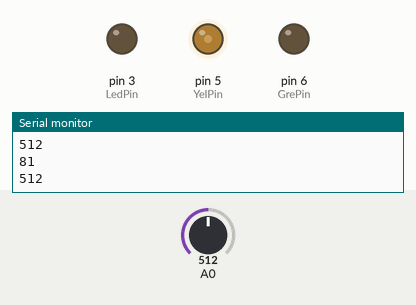
Recording of a sketch running on a simulated Arduino Uno, built with avr-gcc and run on an emulated ATmega328P. Shown: output pins drawn as LEDs (lit = HIGH), the last lines printed to the serial monitor. The inputs (shaded band) are chosen by the test bench; at power-on: A0 = 512.

Above: at 1.2 s.
1.3 s: A0 set to 340
At 2.1 s:
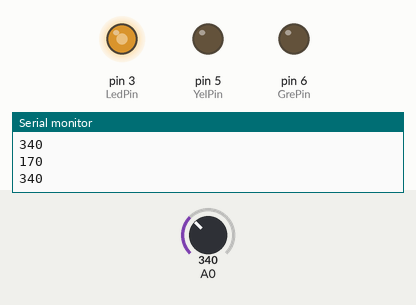
2.9 s: A0 set to 360
At 3.6 s:
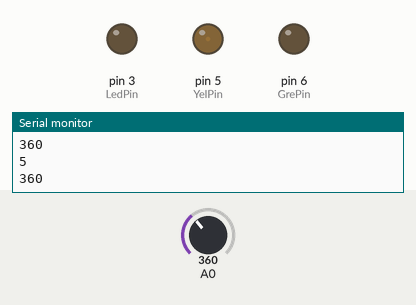
4.5 s: A0 set to 122
At 5.1 s:
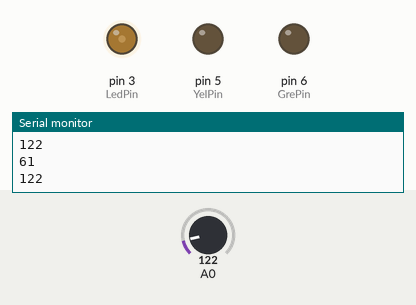
6.1 s: A0 set to 0
At 6.5 s:
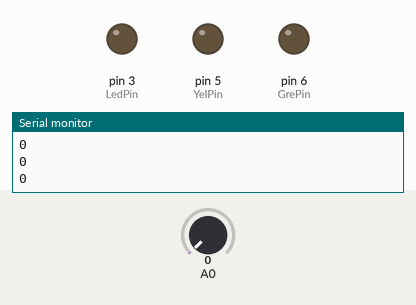
7.7 s: A0 set to 710
At 9.0 s:
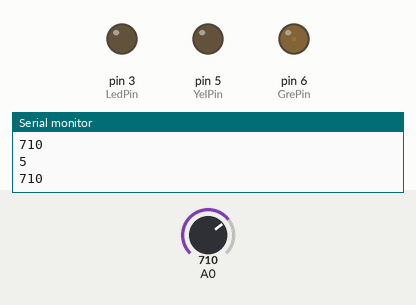
9.3 s: A0 set to 690
At 10.6 s:
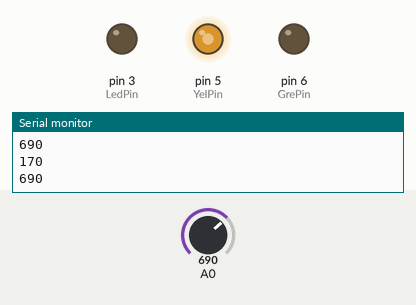
Timing chart, 0 to 11.9 s (numbered marks = the images above; inputs shaded):
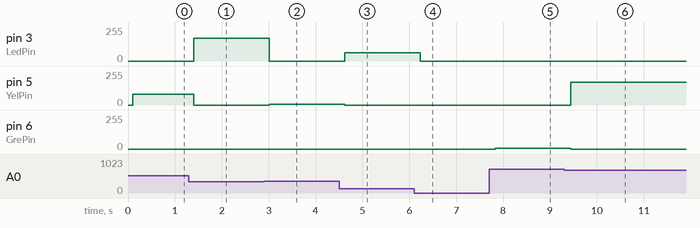

Measured:
- after the input at 1.3 s, pin 3 (LedPin): 0/255 → 170/255 after 0.11 s; pin 5 (YelPin): 81/255 → 0/255 after 0.11 s
- after the input at 2.9 s, pin 3 (LedPin): 170/255 → 0/255 after 0.11 s; pin 5 (YelPin): 0/255 → 5/255 after 0.11 s
- after the input at 4.5 s, pin 3 (LedPin): 0/255 → 61/255 after 0.12 s; pin 5 (YelPin): 5/255 → 0/255 after 0.12 s
- after the input at 6.1 s, pin 3 (LedPin): 61/255 → 0/255 after 0.13 s
- after the input at 7.7 s, pin 6 (GrePin): 0/255 → 5/255 after 0.13 s
- after the input at 9.3 s, pin 5 (YelPin): 0/255 → 170/255 after 0.14 s; pin 6 (GrePin): 5/255 → 0/255 after 0.14 s

The sketch:

Change_LED_Bright.ino
```cpp
int val = 0;
int LedPin = 3;
int YelPin = 5;
int GrePin = 6;

void setup() {
  Serial.begin(9600);
}

void loop() {
  val = analogRead(A0); //1023
  Serial.println(val);
  delay(100);

  if(val<350){
    int val1 = val/2;
    analogWrite(LedPin, val1);
    analogWrite(YelPin, LOW);
    analogWrite(GrePin, LOW);
    Serial.println(val1);
  }
  else if(val > 350 && val < 700){
    analogWrite(LedPin, LOW);
    analogWrite(YelPin, LOW);
    analogWrite(GrePin, LOW);

    val = val-350;
    int val2 = val/2;
    analogWrite(LedPin, LOW);
    analogWrite(YelPin, val2);
    analogWrite(GrePin, LOW);
    Serial.println(val2);
  }
  else{
    analogWrite(LedPin, LOW);
    analogWrite(YelPin, LOW);
    analogWrite(GrePin, LOW);

    val = val-700;
    int val3 = val/2;
    analogWrite(LedPin, LOW);
    analogWrite(YelPin, LOW);
    analogWrite(GrePin, val3);
    Serial.println(val3);
  }
}
```
